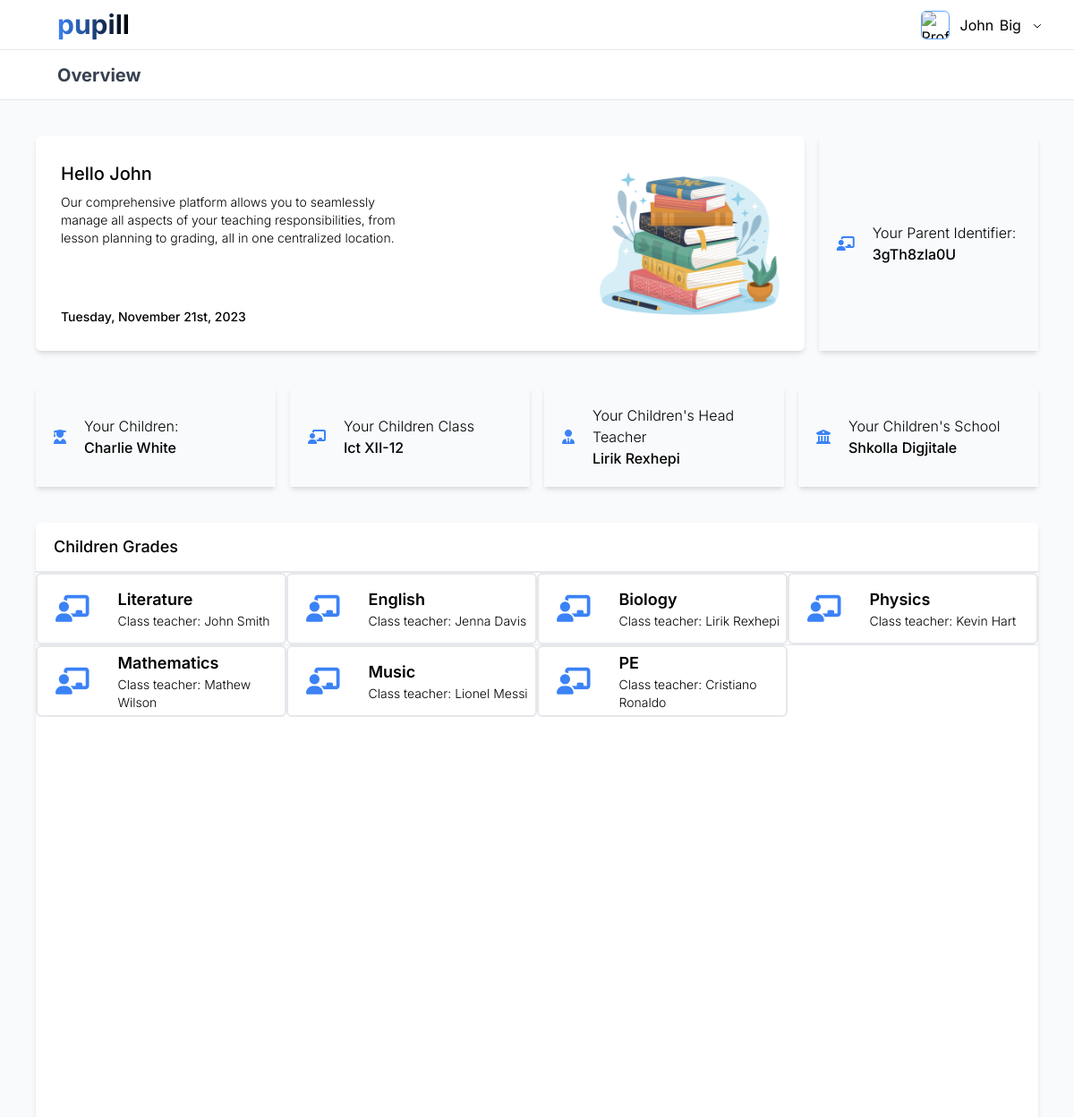
Page /dashboards/parent_dashboard/parentDashboard.php (signed in) on the committed database.
### tables this page shows
CREATE TABLE `parents` (
  `parent_id` int(255) NOT NULL,
  `parent_name` varchar(255) NOT NULL,
  `parent_surname` varchar(255) NOT NULL,
  `parent_email` varchar(255) NOT NULL,
  `parent_password` varchar(255) NOT NULL,
  `parent_identifier` varchar(255) NOT NULL,
  `created_at` datetime(6) NOT NULL,
  `updated_at` datetime(6) NOT NULL DEFAULT '0000-00-00 00:00:00.000000' ON UPDATE current_timestamp(6)
);

CREATE TABLE `students` (
  `student_id` int(255) NOT NULL,
  `student_name` varchar(255) NOT NULL,
  `student_surname` varchar(255) NOT NULL,
  `student_email` varchar(255) NOT NULL,
  `student_password` varchar(255) NOT NULL,
  `student_birthday` varchar(255) NOT NULL,
  `student_parentCode` varchar(255) NOT NULL,
  `student_class` varchar(255) DEFAULT NULL,
  `school_id` varchar(255) NOT NULL,
  `created_at` datetime(6) NOT NULL,
  `updated_at` datetime(6) DEFAULT NULL ON UPDATE current_timestamp(6)
);

CREATE TABLE `classes` (
  `class_id` int(255) NOT NULL,
  `class_name` varchar(255) NOT NULL,
  `class_headTeacher` varchar(255) NOT NULL,
  `class_subjectCount` varchar(255) NOT NULL,
  `school` varchar(255) NOT NULL,
  `class_code` varchar(255) NOT NULL,
  `created_at` datetime(6) NOT NULL,
  `updated_at` datetime(6) DEFAULT NULL ON UPDATE current_timestamp(6)
);

CREATE TABLE `teachers` (
  `teacher_id` int(255) NOT NULL,
  `teacher_name` varchar(255) NOT NULL,
  `teacher_surname` varchar(255) NOT NULL,
  `teacher_email` varchar(255) NOT NULL,
  `teacher_password` varchar(255) NOT NULL,
  `teacher_subject` varchar(255) NOT NULL,
  `teacher_gender` varchar(255) DEFAULT NULL,
  `school_id` varchar(255) NOT NULL,
  `created_at` timestamp(6) NULL DEFAULT NULL,
  `updated_at` timestamp(6) NULL DEFAULT NULL ON UPDATE current_timestamp(6)
);

CREATE TABLE `schools` (
  `school_id` int(255) NOT NULL,
  `school_name` varchar(255) NOT NULL,
  `school_email` varchar(255) NOT NULL,
  `school_password` varchar(255) NOT NULL,
  `school_studentCode` varchar(255) NOT NULL,
  `school_teacherCode` varchar(255) NOT NULL,
  `created_at` datetime(6) NOT NULL,
  `updated_at` datetime(6) NOT NULL DEFAULT '0000-00-00 00:00:00.000000' ON UPDATE current_timestamp(6)
);

CREATE TABLE `class_subjects` (
  `id` int(11) NOT NULL,
  `class_id` int(11) NOT NULL,
  `subject` varchar(255) NOT NULL,
  `teacher_id` int(11) NOT NULL
);

### dashboards/parent_dashboard/parentDashboard.php (the view, shortened to what this page needs)
<?php
include_once '../../db_connection/config.php';
$sql = "SELECT * FROM parents WHERE parent_id = ? ";
$stmt = $con->prepare($sql);
$stmt->bindParam(1, $_SESSION['id']);
$stmt->execute();
$data = $stmt->fetch();
$sql = "SELECT * FROM students WHERE student_parentCode = ? ";
$stmt = $con->prepare($sql);
$stmt->bindParam(1, $data['parent_identifier']);
$stmt->execute();
$dataChildren = $stmt->fetch();
$classId = isset($dataChildren['student_class']) ? $dataChildren['student_class'] : "n/a";
$sql = "SELECT * FROM classes WHERE class_id = ? ";
$stmt = $con->prepare($sql);
$stmt->bindParam(1, $classId);
$stmt->execute();
$dataClass = $stmt->fetch();
$sql = "SELECT * FROM class_subjects WHERE class_id = ? ";
$stmt = $con->prepare($sql);
$stmt->bindParam(1, $classId);
$stmt->execute();
$dataSubjects = $stmt->fetchAll();
$sql = "SELECT * FROM teachers WHERE teacher_id = ? ";
$stmt = $con->prepare($sql);
$stmt->bindParam(1, $dataClass['class_headTeacher']);
$stmt->execute();
$dataTeacher = $stmt->fetch();
$sql = "SELECT school_name FROM schools WHERE school_id = ? ";
$stmt = $con->prepare($sql);
$stmt->bindParam(1, $dataChildren['school_id']);
$stmt->execute();
$dataSchool = $stmt->fetch();
?>
<!DOCTYPE html>
<html lang="en">
<head>
    <script src="https://cdn.tailwindcss.com"></script>
</head>
<body style="font-family: 'Inter'">
    <div class=" flex flex-row">
        <div class="flex w-screen h-screen flex-col">
            <div class="flex items-center w-full h-14 py-5 border-b border-gray-200 justfy-between">
                <div class="flex items-center w-full h-14 py-5 border-b  border-gray-200">
                    <div class="ml-16">
                        <p onclick="window.location.href='../../index.html'" class="text-3xl font-bold bg-gradient-to-r from-blue-500 to-black text-transparent bg-clip-text cursor-pointer inline-block">pupill</p>
                    </div>
                </div>
                <div class="w-2/12 flex display-row items-center">
                    <img class="w-8 h-8 border mr-3 rounded-md border-blue-400" src="../../resources/icons/school.png" alt="Profile Picture">
                    <div class="relative inline-block">
                        <div class="cursor-pointer" onclick="showDropdown()">
                            <span class="cursor-pointer mr-0.5"><?= $data['parent_name'] ?></span>
                            <span class="cursor-pointer"><?= $data['parent_surname'] ?></span>
                            <svg xmlns="http://www.w3.org/2000/svg" class="h-3 w-3 inline-block ml-2" fill="none" viewBox="0 0 24 24" stroke="currentColor">
                                <path stroke-linecap="round" stroke-linejoin="round" stroke-width="2" d="M19 9l-7 7-7-7" />
                            </svg>
                        </div>
                    </div>
                </div>
            </div>
            <div class="flex items-center w-full h-14 py-5 border-b border-gray-200 justify-start  ">
                <span class="ml-16 font-bold text-xl text-gray-700">Overview</span>
            </div>
            <div class="flex flex-row w-full overflow-scroll overflow-x-hidden">
                <div class="flex flex-col w-5/5 h-screen bg-slate-50">
                    <div class="flex flex-row w-fill items-center mt-10">
                        <div class="w-9/12 h-60 ml-10 mr-4 rounded-md bg-white shadow-md p-7 flex flex-row">
                            <div class="flex flex-col w-3/6 h-full justify-between">
                                <div>
                                    <p class="text-xl font-medium">Hello <?= $data['parent_name'] ?></p>
                                    <p class="text-sm font-light mt-2">Our comprehensive platform allows you to seamlessly manage all aspects of your teaching responsibilities, from lesson planning to grading, all in one centralized location.</p>
                                </div>
                                <div>
                                    <p class="text-sm font-medium "> <?php echo date('l, F jS, Y'); ?></p>
                                </div>
                            </div>
                            <div class="flex justify-end items-center w-3/6">
                                <img class="w-1/2" src="../../resources/vectors/books.png" alt="Books">
                            </div>
                        </div>
                        <div class="flex w-3/12">
                            <div class="flex items-center shadow-md w-full h-60 mr-10">
                                <div class="flex flex-row items-center">
                                    <i class="fas fa-chalkboard-teacher mx-5 text-blue-500"></i>
                                    <div class="flex flex-col">
                                        <p class="text-md font-light">Your Parent Identifier: </p>
                                        <p class="text-md font-medium"> <?= $data['parent_identifier'] ?></p>
                                    </div>
                                </div>
                            </div>
                        </div>
                    </div>
                    <div class="w-fill h-28 m-10 rounded-md flex flex-row justify-between">
                        <div class="flex items-center shadow-md w-3/12 h-28 mr-4">
                            <div class="flex flex-row items-center">
                                <i class="fas fas fa-user-graduate mx-5 text-blue-500"></i>
                                <div class="flex flex-col">
                                    <p class="text-md font-light">Your Children: </p>
                                    <p class="text-md font-medium">
                                        <?php
                                        if (empty($dataChildren['student_name']) && empty($dataChildren['student_surname'])) {
                                            echo 'n/a';
                                        } else {
                                            echo isset($dataChildren['student_name']) ? $dataChildren['student_name'] : '';
                                            echo isset($dataChildren['student_surname']) ? ' ' . $dataChildren['student_surname'] : '';
                                        }
                                        ?>
                                    </p>
                                </div>
                            </div>
                        </div>
                        <div class="flex items-center shadow-md w-3/12 h-28 mr-4">
                            <div class="flex flex-row items-center">
                                <i class="fas fa-chalkboard-teacher mx-5 text-blue-500"></i>
                                <div class="flex flex-col">
                                    <p class="text-md font-light">Your Children Class</p>
                                    <p class="text-md font-medium"><?= isset($dataClass['class_name']) ? $dataClass['class_name'] : 'n/a' ?></p>
                                </div>
                            </div>
                        </div>
                        <div class="flex items-center shadow-md w-3/12 h-28 mr-4">
                            <div class="flex flex-row items-center">
                                <i class="fas fa-user-tie mx-5 text-blue-500"></i>
                                <div class="flex flex-col">
                                    <p class="text-md font-light">Your Children's Head Teacher</p>
                                    <p class="text-md font-medium">
                                        <?php
                                        if (empty($dataTeacher['teacher_name']) && empty($dataTeacher['teacher_surname'])) {
                                            echo 'n/a';
                                        } else {
                                            echo isset($dataTeacher['teacher_name']) ? $dataTeacher['teacher_name'] : '';
                                            echo isset($dataTeacher['teacher_surname']) ? ' ' . $dataTeacher['teacher_surname'] : '';
                                        }
                                        ?>
                                    </p>
                                </div>
                            </div>
                        </div>
                        <div class="flex items-center shadow-md w-3/12 h-28">
                            <div class="flex flex-row items-center">
                                <i class="fas fa-university mx-5 text-blue-500"></i>
                                <div class="flex flex-col">
                                    <p class="text-md font-light">Your Children's School</p>
                                    <p class="text-md font-medium"><?= isset($dataSchool['school_name']) ? $dataSchool['school_name'] : 'n/a' ?></p>
                                </div>
                            </div>
                        </div>
                    </div>
                    <div class="w-fill h-screen mx-10 mb-20 rounded-md bg-white shadow-md flex flex-col">
                        <div class="border-b-2 w-full h-14 flex pl-5 items-center">
                            <p class="font-medium text-lg">Children Grades</p>
                        </div>
                        <div class=" overflow-y-auto text-black h-fill">
                            <?php if ($dataSubjects) : ?>
                                <ul class="divide-y divide-gray-200 h-full">
                                    <?php $count = 0; ?>
                                    <?php foreach ($dataSubjects as $subject) :
                                        $teacher_id = $subject['teacher_id'];
                                        $stmt = $con->prepare("SELECT teacher_name, teacher_surname FROM teachers WHERE teacher_id = ?");
                                        $stmt->bindParam(1, $teacher_id);
                                        $stmt->execute();
                                        $teacher = $stmt->fetch();
                                        if ($teacher) {
                                            $teacher_nameNsurname = $teacher['teacher_name'] . ' ' . $teacher['teacher_surname'];
                                        } else {
                                            $teacher_name = "No teacher found";
                                        }
                                        if ($count % 4 == 0) {
                                            if ($count > 0) {
                                                echo '</div>';
                                            }
                                            echo '<div class="flex flex-wrap">';
                                        }
                                    ?>
                                        <li onclick="openSubjectModal('<?= $subject['subject'] ?>', '<?= $teacher_id ?>',  '<?= $dataChildren['student_id'] ?>')" class="py-4 flex w-1/4 border-2 rounded-md h-20 items-center">
                                            <span class="text-3xl">
                                                <i class="fas fa-chalkboard-teacher mx-5 text-blue-500"></i>
                                            </span>
                                            <div class="flex flex-col ml-3 items-center">
                                                <div class=" flex flex-col justify-evenly">
                                                    <p class="text-lg font-semibold text-black mr-2"><?= $subject['subject'] ?></p>
                                                    <p class="text-sm font-light text-black">Class teacher: <?= $teacher_nameNsurname ?></p>
                                                </div>
                                            </div>
                                        </li>
                                        <?php $count++; ?>
                                    <?php endforeach; ?>
                                </ul>
                                <?php if ($count > 0) {
                                    echo '</div>';
                                } ?>
                            <?php else : ?>
                                <p class="text-black p-4">No subjects found</p>
                            <?php endif; ?>
                        </div>
                    </div>
                </div>
            </div>
        </div>
</body>
</html>

### rows in the picture
parents: parent_name "John", parent_surname "Big", parent_identifier "3gTh8zla0U"
students: student_name "Charlie", student_surname "White"
classes: class_name "Ict XII-12"
teachers: teacher_name "Lirik", teacher_surname "Rexhepi"
schools: school_name "Shkolla Digjitale"
class_subjects: subject "Literature", teacher.teacher_surname "John Smith"
class_subjects: subject "English", teacher.teacher_surname "Jenna Davis"
class_subjects: subject "Biology", teacher.teacher_surname "Lirik Rexhepi"
class_subjects: subject "Physics", teacher.teacher_surname "Kevin Hart"
class_subjects: subject "Mathematics", teacher.teacher_surname "Mathew Wilson"
class_subjects: subject "Music", teacher.teacher_surname "Lionel Messi"
class_subjects: subject "PE", teacher.teacher_surname "Cristiano Ronaldo"
